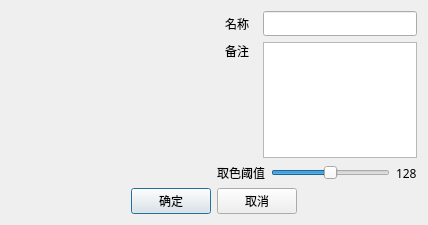
<?xml version="1.0" encoding="UTF-8"?>
<ui version="4.0">
 <class>DialogImportImg</class>
 <widget class="QDialog" name="DialogImportImg">
  <property name="enabled">
   <bool>true</bool>
  </property>
  <property name="geometry">
   <rect>
    <x>0</x>
    <y>0</y>
    <width>428</width>
    <height>225</height>
   </rect>
  </property>
  <property name="windowTitle">
   <string>导入图片</string>
  </property>
  <layout class="QGridLayout" name="gridLayout">
   <item row="0" column="0">
    <widget class="QLabel" name="labelPreviewImg">
     <property name="minimumSize">
      <size>
       <width>200</width>
       <height>128</height>
      </size>
     </property>
     <property name="frameShadow">
      <enum>QFrame::Plain</enum>
     </property>
     <property name="text">
      <string/>
     </property>
     <property name="alignment">
      <set>Qt::AlignCenter</set>
     </property>
    </widget>
   </item>
   <item row="0" column="1">
    <layout class="QVBoxLayout" name="verticalLayout_2">
     <item>
      <layout class="QHBoxLayout" name="horizontalLayout_4">
       <item>
        <widget class="QLabel" name="label">
         <property name="minimumSize">
          <size>
           <width>40</width>
           <height>0</height>
          </size>
         </property>
         <property name="font">
          <font>
           <family>Microsoft YaHei</family>
          </font>
         </property>
         <property name="text">
          <string>名称</string>
         </property>
         <property name="alignment">
          <set>Qt::AlignCenter</set>
         </property>
        </widget>
       </item>
       <item>
        <widget class="QLineEdit" name="lineEditName">
         <property name="font">
          <font>
           <family>Microsoft YaHei</family>
          </font>
         </property>
        </widget>
       </item>
      </layout>
     </item>
     <item>
      <layout class="QHBoxLayout" name="horizontalLayout_3">
       <item>
        <layout class="QVBoxLayout" name="verticalLayout">
         <item>
          <widget class="QLabel" name="label_3">
           <property name="minimumSize">
            <size>
             <width>40</width>
             <height>0</height>
            </size>
           </property>
           <property name="font">
            <font>
             <family>Microsoft YaHei</family>
            </font>
           </property>
           <property name="text">
            <string>备注</string>
           </property>
           <property name="alignment">
            <set>Qt::AlignCenter</set>
           </property>
          </widget>
         </item>
         <item>
          <spacer name="verticalSpacer">
           <property name="orientation">
            <enum>Qt::Vertical</enum>
           </property>
           <property name="sizeHint" stdset="0">
            <size>
             <width>20</width>
             <height>40</height>
            </size>
           </property>
          </spacer>
         </item>
        </layout>
       </item>
       <item>
        <widget class="QTextEdit" name="textEditBrief"/>
       </item>
      </layout>
     </item>
     <item>
      <layout class="QHBoxLayout" name="horizontalLayout_2">
       <item>
        <widget class="QLabel" name="label_2">
         <property name="minimumSize">
          <size>
           <width>40</width>
           <height>0</height>
          </size>
         </property>
         <property name="font">
          <font>
           <family>Microsoft YaHei</family>
          </font>
         </property>
         <property name="text">
          <string>取色阈值</string>
         </property>
         <property name="alignment">
          <set>Qt::AlignCenter</set>
         </property>
        </widget>
       </item>
       <item>
        <widget class="QSlider" name="sliderGrayscale">
         <property name="layoutDirection">
          <enum>Qt::LeftToRight</enum>
         </property>
         <property name="maximum">
          <number>255</number>
         </property>
         <property name="value">
          <number>128</number>
         </property>
         <property name="orientation">
          <enum>Qt::Horizontal</enum>
         </property>
        </widget>
       </item>
       <item>
        <widget class="QLabel" name="labelGrayscaleValue">
         <property name="font">
          <font>
           <family>Microsoft YaHei</family>
          </font>
         </property>
         <property name="text">
          <string>128</string>
         </property>
        </widget>
       </item>
      </layout>
     </item>
    </layout>
   </item>
   <item row="1" column="0" colspan="2">
    <layout class="QHBoxLayout" name="horizontalLayout">
     <item>
      <spacer name="horizontalSpacer">
       <property name="orientation">
        <enum>Qt::Horizontal</enum>
       </property>
       <property name="sizeHint" stdset="0">
        <size>
         <width>40</width>
         <height>20</height>
        </size>
       </property>
      </spacer>
     </item>
     <item>
      <widget class="QPushButton" name="btnOK">
       <property name="font">
        <font>
         <family>Microsoft YaHei</family>
        </font>
       </property>
       <property name="text">
        <string>确定</string>
       </property>
      </widget>
     </item>
     <item>
      <widget class="QPushButton" name="btnCancel">
       <property name="font">
        <font>
         <family>Microsoft YaHei</family>
        </font>
       </property>
       <property name="text">
        <string>取消</string>
       </property>
      </widget>
     </item>
     <item>
      <spacer name="horizontalSpacer_2">
       <property name="orientation">
        <enum>Qt::Horizontal</enum>
       </property>
       <property name="sizeHint" stdset="0">
        <size>
         <width>40</width>
         <height>20</height>
        </size>
       </property>
      </spacer>
     </item>
    </layout>
   </item>
  </layout>
 </widget>
 <resources/>
 <connections>
  <connection>
   <sender>btnOK</sender>
   <signal>clicked()</signal>
   <receiver>DialogImportImg</receiver>
   <slot>accept()</slot>
   <hints>
    <hint type="sourcelabel">
     <x>155</x>
     <y>216</y>
    </hint>
    <hint type="destinationlabel">
     <x>198</x>
     <y>127</y>
    </hint>
   </hints>
  </connection>
  <connection>
   <sender>btnCancel</sender>
   <signal>clicked()</signal>
   <receiver>DialogImportImg</receiver>
   <slot>reject()</slot>
   <hints>
    <hint type="sourcelabel">
     <x>241</x>
     <y>216</y>
    </hint>
    <hint type="destinationlabel">
     <x>198</x>
     <y>127</y>
    </hint>
   </hints>
  </connection>
 </connections>
</ui>
